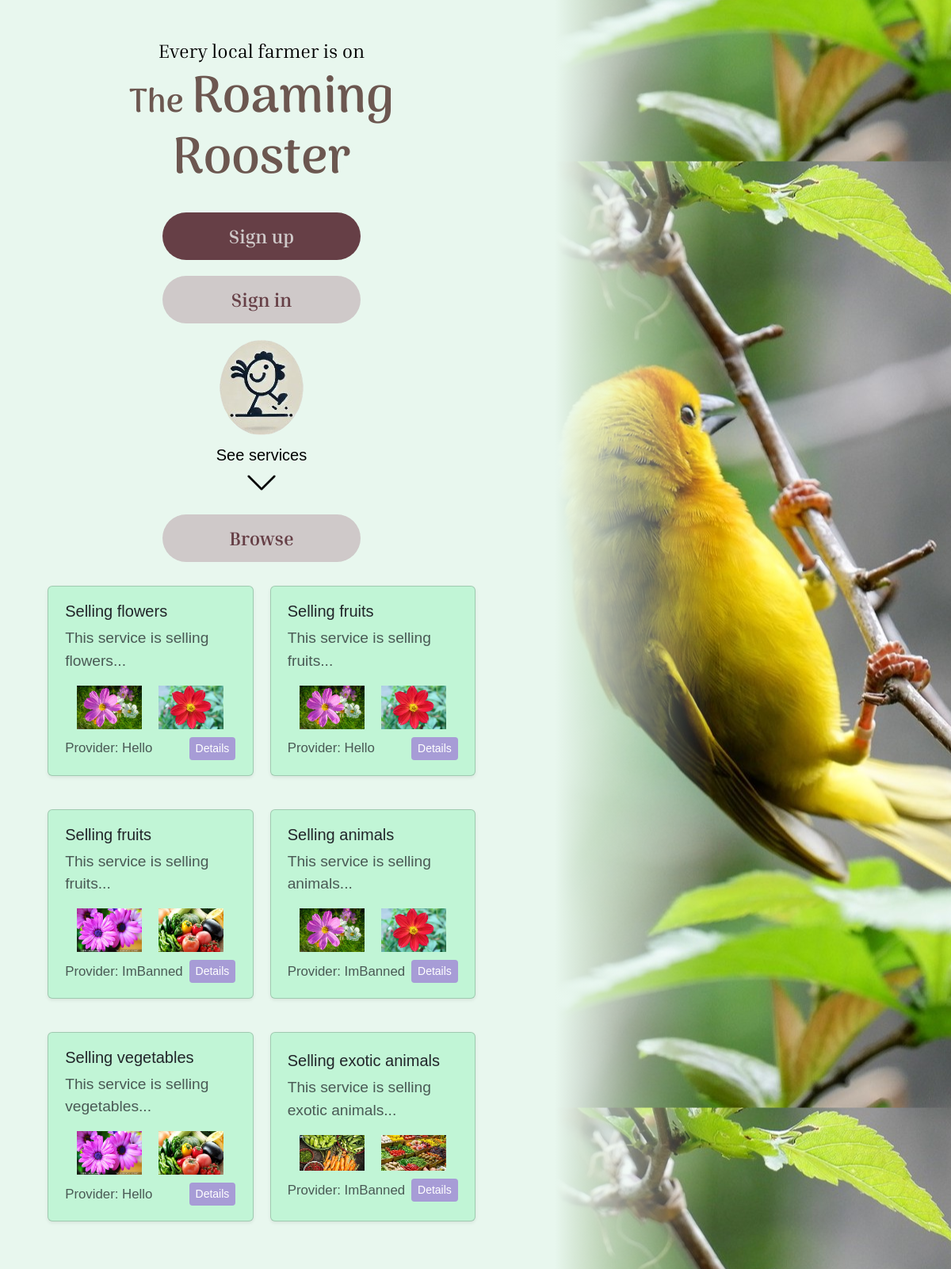
Screenshot of /pages/homepage/index.php with the database file from the repository.
### tables this page shows
CREATE TABLE users(
        id INTEGER PRIMARY KEY,
        username TEXT, display_name TEXT, password TEXT, email TEXT, verified_email BOOLEAN, phone TEXT, latitude FLOAT, longitude FLOAT, theme_id INTEGER, banned BOOLEAN,
        FOREIGN KEY(theme_id) REFERENCES themes(id)
    );

### utils/base.php (called while the page is built, shortened)
<?php
function has_session(): bool {
    return isset($_SESSION["connected"]) && $_SESSION["username"] && isset($_SESSION["id"]);
}

### utils/dbutils.php (called while the page is built, shortened)
<?php
function service_request(PDO $db, string $id_request, array $request_args): array
{
    $content = file_get_contents($_SERVER["DOCUMENT_ROOT"] . "/utils/sql/service.sql");
    $content = str_replace('$id_request', $id_request, $content);
    $prepared = $db->prepare($content);
    if (!$prepared->execute($request_args)) {
        echo "ERROR";
        return [];
    }
    return $prepared->fetchAll();
}
function random_services(PDO $db, $limit): array
{
    return service_request($db, "SELECT id FROM services ORDER BY random() LIMIT ?", [$limit]);
}

### components/service.php (the view, shortened to what this page needs)
<?php
function insert_service($service): void
{
    ?>
    <div class="col-md-6 col-lg-4 page search-result">
        <div class="card shadow-sm h-100">
            <div class="card-body">
                <h5 class="card-title"><?= htmlspecialchars($service["title"]) ?></h5>
                <p class="card-text text-muted"><?= htmlspecialchars(substr($service["description"], 0, 80)) ?>...</p>
                <div class="widget-list">
                    <img class="service-image" src="<?= htmlspecialchars($service["img_main_url"]) ?>"
                         alt="Main service image">
                    <img class="service-image" src="<?= htmlspecialchars($service["img_banner_url"]) ?>"
                         alt="Banner service image">
                </div>
                <div class="d-flex justify-content-between align-items-center">
                    <small class="text-muted">Provider: <?= $service["display_name"] ?></small>
                    <a href="/pages/service-details?id=<?= $service["id"] ?>" class="btn btn-sm btn-primary">Details</a>
                </div>
            </div>
        </div>
    </div>
    <?php
}
    ?>

### pages/homepage/index.php (shortened to what this page needs)
<?php
require $_SERVER["DOCUMENT_ROOT"] . "/utils/base.php";
$is_connected = has_session();
?>
<!DOCTYPE html>
<html lang="en">
<body>
<div id="left">
    <h2>Every local farmer is on</h2>
    <h1>Roaming Rooster</h1>
    <div class="center">
        <?php
        function button($text, $link, $class): void
        {
            echo "<a href='" . $link . "' class='button " . $class . "'>" . $text . "</a>";
        }
        if ($is_connected) {
            button("Dashboard", "/pages/dashboard", "primary");
            button("Sign out", "/pages/signout", "secondary");
        } else {
            button("Sign up", "/pages/register", "primary");
        } ?>
    </div>
    <p id="arrow">
        See services
    </p>
    <a href="/pages/services" class="button secondary">Browse</a>
    <?php
    $db = getSecureDB();
    $services = random_services($db, 6);
    if (count($services) != 0) {
        ?>
        <div class="widget-list">
            <?php
            foreach ($services as $service) {
                insert_service($service);
            }
            ?>
        </div>
        <?php
    }
    ?>
</div>
<div id="right"></div>
</body>
</html>

### assets/css/main-style.css (style rules this page uses)
:root { --title-color: #9FBA72; --warning-color: #FFC87F; --text-color-main: #663F46; --text-color-main-light: #CFC9C9; --text-color-secondary: #6C5750; --back-color-base: #E8F7EE; --back-color-popup: #C1F5D6; --back-color-important: #E27BBC; --back-color-secondary: #A79CD6; --back-color-ternary: #DFDCDB; --accent-color-main: var(--back-color-secondary); --accent-color-secondary: var(--back-color-important); --place-color-main: #77005D; --place-color-secondary: #121212; --place-holder-gradient: repeating-linear-gradient(45deg, var(--place-color-main) 10%, var(--place-color-secondary), 10%); --image-on-back-base-gradient: linear-gradient(var(--back-color-important) 0%, transparent 100%); --medium-corner: 12px; --large-corner: 40px; --input-block-padding: 8px; --input-block-margin: 5px; --big-container-padding: 2%; --reading-margin: 7%; --spacing-minimum: 10px; --spacing-small: 21px; --spacing-medium: 42px; --spacing-large: 84px; }
html, body { background-color: var(--back-color-base) !important; font-family: Arial, Helvetica, sans-serif; }
div { background-color: transparent; }
h1 { color: var(--text-color-secondary) !important; text-align: center; }
p { color: var(--text-color-main); }
.page { max-height: 500px; visibility: visible; transition: max-height, padding, margin, visibility; transition-duration: 0.5s; transition-timing-function: ease; }
a { text-decoration: none; }
.service-image { max-width: 42%; width: 150px; height: auto; }

### assets/css/homepage/main.css (style rules this page uses)
:root { height: 100%; }
body { display: flex; min-height: 100%; }
h1 { font-family: "arima-bold", serif; font-weight: bold; text-shadow: var(--back-color-base) 0 0 8px; font-size: 64px; }
h1::before { font-size: 42px; margin-right: 10px; content: "The"; }
h2 { font-family: "inria", serif; color: black; text-shadow: var(--back-color-base) 0 0 8px; font-size: 24px; }
#left { z-index: 1; padding: 50px; box-sizing: border-box; min-width: 55vw; width: 500px; max-width: 100vw; max-height: 100%; display: flex; flex-direction: column; align-items: center; overflow-y: scroll; -ms-overflow-style: none; scrollbar-width: none; }
#right { position: fixed; height: 100%; z-index: 0; top: 0; right: 0; width: 500px; max-width: 70%; background: url("/assets/images/sample.jpeg"); background-position: center; }
#right::before { content: ""; display: block; width: 40%; height: 100%; background: linear-gradient(90deg, var(--back-color-base), transparent); }
a.button { display: block; margin: 20px 0; padding: 12px; width: 250px; box-sizing: border-box; border-radius: 30px; text-align: center; text-decoration: none; font-family: "inria-bold", serif-bold, serif; font-size: 24px; }
a.button.primary { background-color: var(--text-color-main); color: var(--text-color-main-light); }
a.button.secondary { background-color: var(--text-color-main-light); color: var(--text-color-main); }
#arrow { display: flex; flex-direction: column; text-shadow: var(--back-color-base) 0 0 8px; font-size: 20px; color: black; margin-bottom: 0; margin-top: 10px; }
#arrow::after { content: ""; width: 40px; height: 40px; background: url("/assets/images/down.png") center no-repeat; background-size: 100% 100%; margin-left: auto; margin-right: auto; }
.widget-list > * { flex-basis: 35%; flex-grow: 1; }

### assets/css/containers.css (style rules this page uses)
.card { background-color: var(--back-color-popup); box-shadow: rgba(from var(--text-color-main) r g b / 0.3) 0 0 30px 10px; padding: 3px var(--big-container-padding); display: flex; flex-direction: row; gap: min(var(--spacing-medium), 1vw); justify-content: center; align-items: center; flex-grow: 1; flex-shrink: 1; flex-basis: fit-content; }
.widget-list { display: flex; flex-direction: row; flex-wrap: wrap; row-gap: var(--spacing-medium); column-gap: var(--spacing-small); margin: var(--spacing-minimum); justify-content: center; font-size: 1.2em; }
.widget-list > .search-result { max-width: 500px; min-width: 200px; width: 30%; flex: auto; }

### assets/css/inputs.css (style rules this page uses)
.btn-primary { background-color: var(--back-color-secondary); border: none; }

### rows the page displays
users: title "Selling flowers", description "This service is selling flowers", display_name "Hello", title "Selling fruits", description "This service is selling fruits", title "Selling vegetables", description "This service is selling vegetables"
users: title "Selling fruits", description "This service is selling fruits", display_name "ImBanned", title "Selling animals", description "This service is selling animals", title "Selling exotic animals", description "This service is selling exotic animals", shows a picture

### other values shown
$text "Sign up Sign in"
